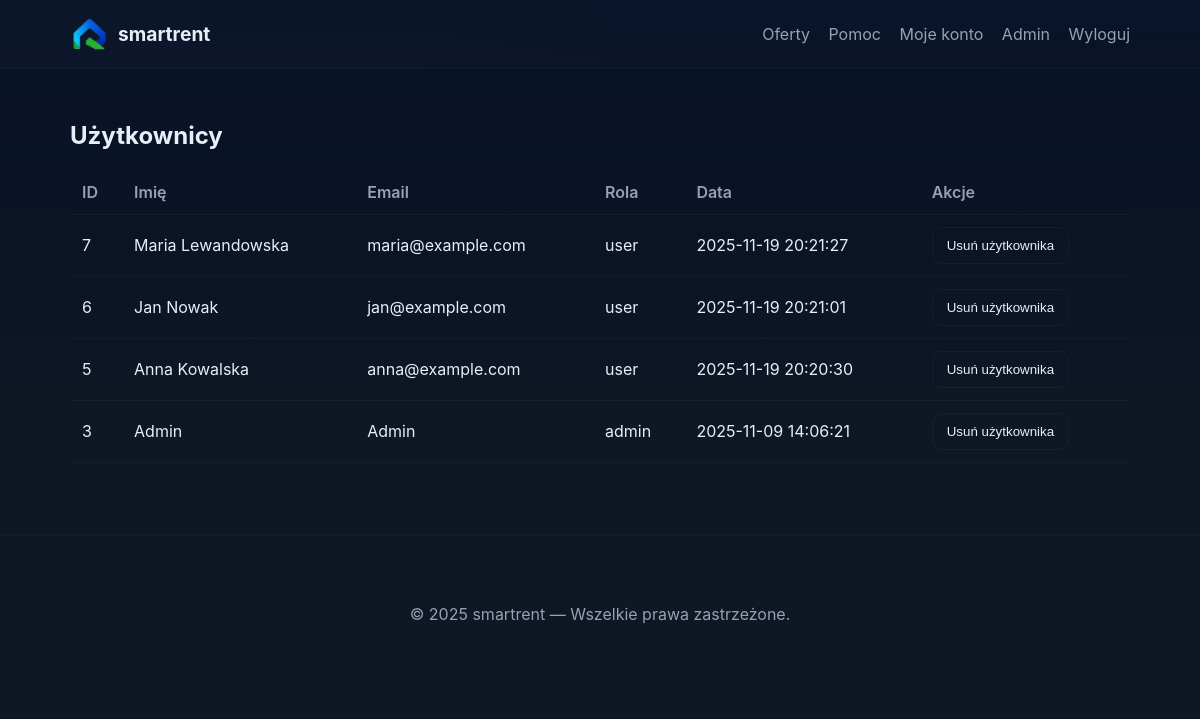
The app's page /manage_users.php (signed in) with its own data.
### tables this page shows
CREATE TABLE `users` (
  `id` int(11) NOT NULL,
  `name` varchar(150) NOT NULL,
  `email` varchar(200) NOT NULL,
  `password` varchar(255) NOT NULL,
  `role` enum('user','admin') NOT NULL DEFAULT 'user',
  `created_at` datetime DEFAULT current_timestamp()
);

### manage_users.php (the view, shortened to what this page needs)
<?php
require_once 'includes/db.php';
$stmt = $pdo->query("SELECT id,name,email,role,created_at FROM users ORDER BY id DESC");
$users = $stmt->fetchAll(PDO::FETCH_ASSOC);
?>
<!doctype html>
<html lang="pl">
<head>
  <link rel="stylesheet" href="assets/css/style.css">
</head>
<body>
<?php include 'includes/navbar.php'; ?>
<main class="container">
  <h2>Użytkownicy</h2>
  <table class="table">
    <thead><tr><th>ID</th><th>Imię</th><th>Email</th><th>Rola</th><th>Data</th><th>Akcje</th></tr></thead>
    <tbody>
      <?php foreach ($users as $u): ?>
        <tr>
          <td><?=htmlspecialchars($u['id'])?></td>
          <td><?=htmlspecialchars($u['name'])?></td>
          <td><?=htmlspecialchars($u['email'])?></td>
          <td><?=htmlspecialchars($u['role'])?></td>
          <td><?=htmlspecialchars($u['created_at'])?></td>
          <td>
            <form method="post" style="display:inline;" onsubmit="return confirm('Czy na pewno chcesz usunąć tego użytkownika?');">
              <button type="submit" name="delete_user" class="btn btn-danger">Usuń użytkownika</button>
            </form>
          </td>
        </tr>
      <?php endforeach; ?>
    </tbody>
  </table>
</main>
<?php include 'includes/footer.php'; ?>
</body>
</html>

### assets/css/style.css (style rules this page uses)
:root { --bg:#0f1724; --card:#0b1220; --muted:#98a0b3; --accent:#6ee7b7; --accent-2:#60a5fa; --text:#e6eef8; --glass: rgba(255,255,255,0.03); --radius:12px; --max-width:1100px; --gap:18px; font-family: Inter, ui-sans-serif, system-ui, -apple-system, "Segoe UI", Roboto, "Helvetica Neue", Arial; color-scheme: dark; }
* { box-sizing:border-box }
body { margin:0; background: linear-gradient(180deg, #071127 0%, #0f1724 55%); color:var(--text); -webkit-font-smoothing:antialiased; -moz-osx-font-smoothing:grayscale; min-height:100vh; }
.container { max-width:var(--max-width); margin:0 auto; padding:32px 20px; }
.btn { display:inline-block;padding:10px 14px;border-radius:10px;background:transparent;border:1px solid rgba(255,255,255,0.04);color:var(--text);text-decoration:none;cursor:pointer; }
.table { width:100%;border-collapse:collapse;background:transparent }
.table th, .table td { padding:12px;border-bottom:1px solid rgba(255,255,255,0.03);text-align:left }
.table thead th { color:var(--muted);font-weight:600 }

### records on screen
users: id "7", name "Maria Lewandowska", email "maria@example.com", role "user", created_at "2025-11-19 20:21:27"
users: id "6", name "Jan Nowak", email "jan@example.com", role "user", created_at "2025-11-19 20:21:01"
users: id "5", name "Anna Kowalska", email "anna@example.com", role "user", created_at "2025-11-19 20:20:30"
users: id "3", name "Admin", email "Admin", role "admin", created_at "2025-11-09 14:06:21"

### other values on screen
APP_NAME "smartrent"
